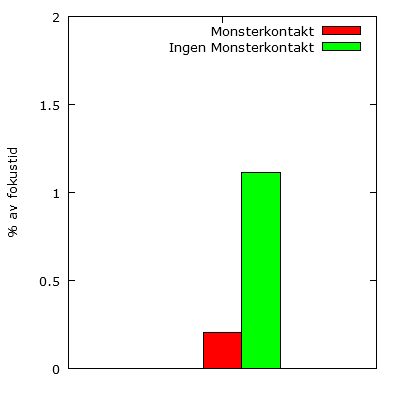

This chart was generated by the following gnuplot code:
set terminal pngcairo size 400,400 enhanced font 'Verdana,10'
set output 'bars.png'

set style data histogram

set ylabel "% av fokustid"
set yrange [0:2]

set style fill solid border rgb "black"

#plot 'contact-result.txt' every ::1::1 using 2:xtic(1)
plot 'contact-result.txt' every ::0::0 using 1:xtic('') title 'Monsterkontakt', 'nocontact-result.txt' every ::0::0 using 1:xtic('') title 'Ingen Monsterkontakt'